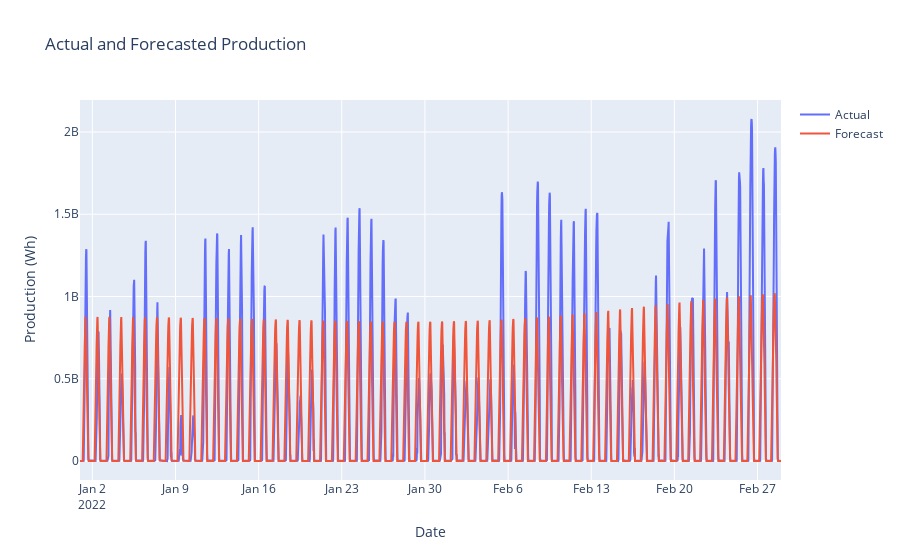

The notebook cell this image was saved under:
### Code cell
# plot fcst_df and prod_df on the same plotly figure
fig = go.Figure()
fig.add_trace(go.Scatter(x=prod_df['Horodate'], y=prod_df['Total énergie injectée (Wh)'], name='Actual'))
fig.add_trace(go.Scatter(x=fcst_df['Horodate'], y=fcst_df['Total énergie injectée (Wh)'], name='Forecast'))
fig.update_layout(
    title='Actual and Forecasted Production',
    xaxis_title='Date',
    yaxis_title='Production (Wh)'
)

### Figure 1 — Plotly figure (JSON) as saved in the notebook; plotly's stock layout.template omitted (floating-point values rounded to 4 significant figures; data arrays with more than 128 entries replaced by an {"elided": "..."} marker saying what was removed)
{"data": [{"name": "Actual", "x": {"elided": "2834 str values"}, "y": {"elided": "2834 float values"}, "type": "scatter"}, {"name": "Forecast", "x": {"elided": "2834 str values"}, "y": {"elided": "2834 float values"}, "type": "scatter"}], "layout": {"title": {"text": "Actual and Forecasted Production"}, "xaxis": {"title": {"text": "Date"}}, "yaxis": {"title": {"text": "Production (Wh)"}}}}
